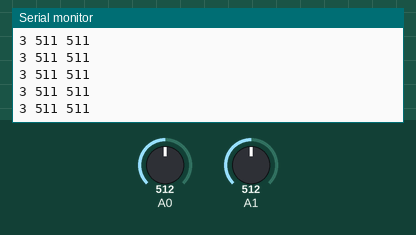
This sketch was run on a simulated Arduino Uno, built with avr-gcc and run on an emulated ATmega328P. Parts: the last lines printed to the serial monitor. The test bench sets the inputs (shaded band); at power-on: A1 = 512, A0 = 512.

Above: at 4.2 s.
4.3 s: A1 set to 109
At 5.0 s:
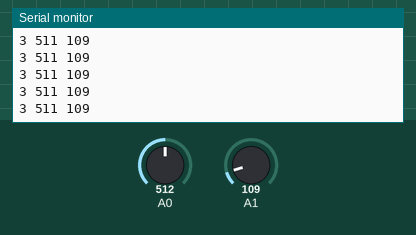
5.8 s: A1 set to 92
At 6.6 s:
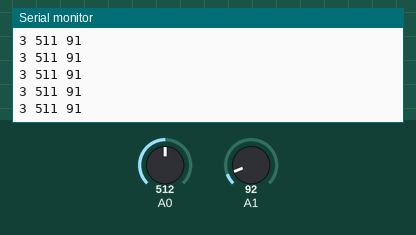
Timing chart, 0 to 7.5 s (numbered marks = the images above; inputs shaded):
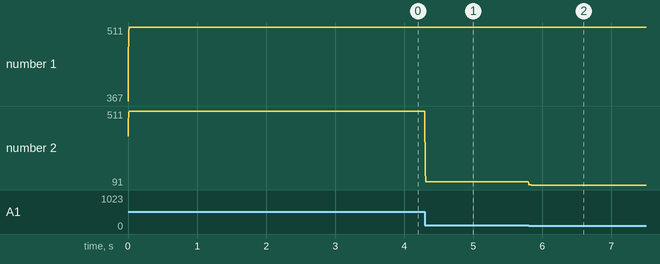

The sketch:

FWkode.ino
```cpp
unsigned long dt = 3; // sends every 3 ms
unsigned long tnew = 0;
unsigned long told = dt;
double alpha = 0.1; // running average, taking 10% of old read
double alpha1 = 1.0 - alpha; // running average, taking 90% of new read
double val1 = 0.0;
double val2 = 0.0;


void setup() {
  Serial.begin(115200);
  pinMode(A0, INPUT);
  pinMode(A1, INPUT);
  analogReference(EXTERNAL); // max is 1022, extern spændingsref, 4V
  told = millis();
}

void loop() {
  tnew = millis();
  val1 = alpha * analogRead(A0) + alpha1 * val1; // our read right now weight only alpha% of total, and old read weighs alpha1%, which gives us a average
  val2 = alpha * analogRead(A1) + alpha1 * val2;
  if ((tnew - told) >= dt) {
    Serial.print(tnew - told); // comment out if wanting to zoom in on force traces without the 3 "ms" line.
    Serial.write(" ");
    Serial.print((int)val1);
    Serial.write(" ");
    Serial.print((int)val2);
    Serial.write("\n");
    told += dt;
  }
}
```

Measured:
- after the input at 4.3 s, the serial monitor: prints a new line at once (image 1)
- after the input at 5.8 s, the serial monitor: prints a new line at once (image 2)
- plotted number 2: 511 → 109 after the input at 4.3 s, 109 → 91 after the input at 5.8 s
